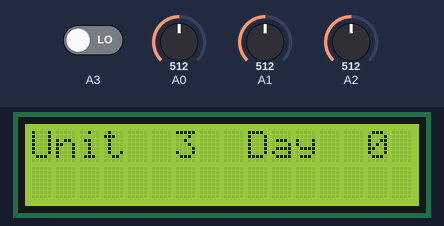
Simulated run of this sketch. Board: Arduino Uno, built with avr-gcc and run on an emulated ATmega328P. On the bench: 16×2 character LCD. Inputs (shaded band) come from the test bench; at power-on: A0 = 512, A1 = 512, A2 = 512, A3 LOW.

Above: at 1.2 s.
1.3 s: A0 set to 122
At 2.9 s:
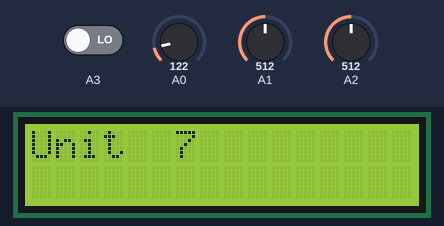
4.5 s: A1 set to 716
At 6.4 s:
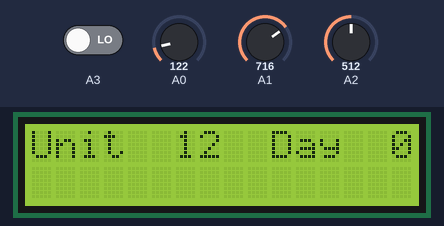
8.0 s: A2 set to 306
At 9.0 s:
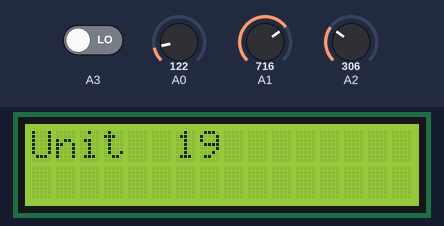
10.6 s: A3 driven HIGH
At 11.5 s:
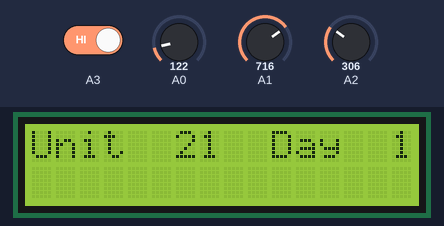
12.6 s: A0 set to 0
At 14.0 s:
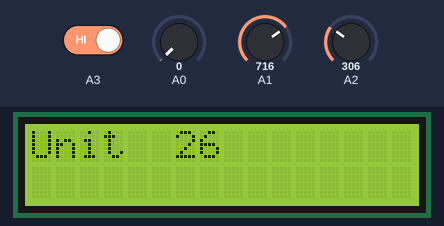
15.6 s: A1 set to 900
At 17.0 s:
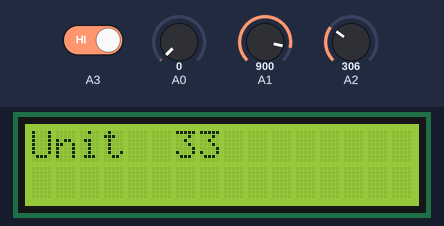
Timing chart, 0 to 18.6 s (numbered marks = the images above; inputs shaded):
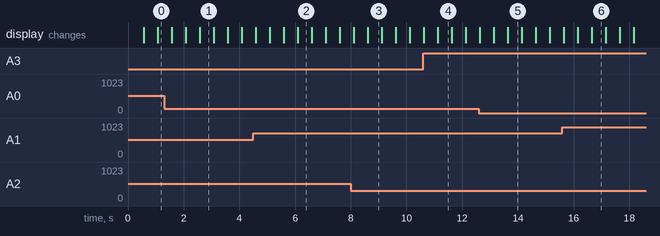

The sketch:

sketch_apr05a_TRAIF.ino
```cpp
#include <LiquidCrystal.h>
const int rs = 12, en = 11, d4 = 5, d5 = 4, d6 = 3, d7 = 2,Green=A1;
LiquidCrystal lcd(rs, en, d4, d5, d6, d7);
int day=0;
int unit=0;
int temp=0,total=0;
void setup() {
  lcd.begin(16, 2);
}

void loop() {
  while(1){
  int sensorValue1 = analogRead(A0);
  int sensorValue2 = analogRead(A1);
  int sensorValue3 = analogRead(A2);
  float voltage1 = sensorValue1 * (5.0 / 1023.0);
  float voltage2 = sensorValue2 * (5.0 / 1023.0);
  float voltage3 = sensorValue3 * (5.0 / 1023.0);
   float power1 = (voltage1 * 46);
   float power2 = (voltage2 * 46);
   float power3 = (voltage3 * 46);
   total=voltage1+voltage2+voltage3;
    if(digitalRead(A3)==HIGH){
      day++;
    }
        if(total==5){
          unit+=1;
        }
        else if(total==10){
          unit+=2;
        }
        else{
          unit+=3;
        }


    lcd.println("Day");
    lcd.println(day);
    delay(500);
    lcd.clear();
     lcd.println("Unit");
    lcd.println(unit);
        delay(500);
  }
   }
```

Measured:
- what the display in image 1 shows lasts 0.5 s, from 2.6 s to 3.1 s
